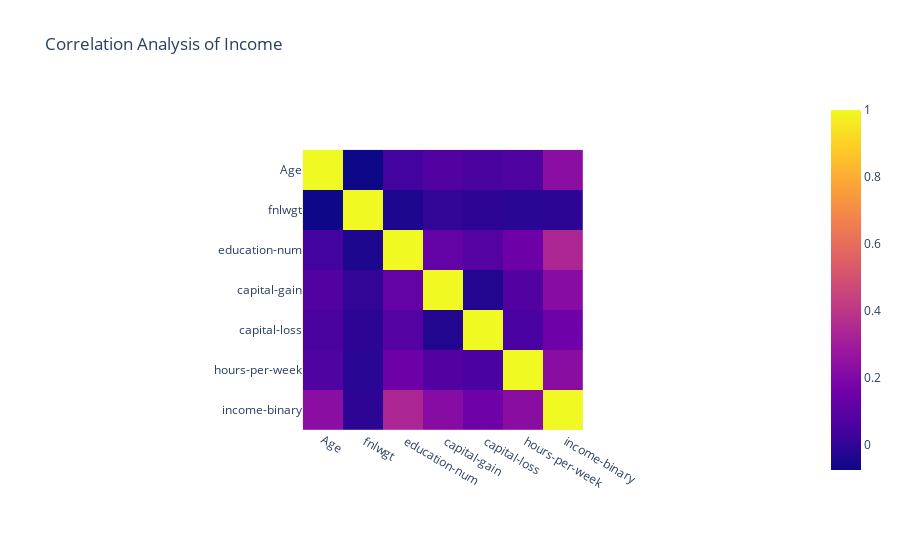

Notebook cell for this chart:
### Markdown cell above
Exploratory Data Analysis

### Code cell
px.imshow(df.corr(), title="Correlation Analysis of Income")

### Figure 1 — Plotly figure (JSON) as saved in the notebook; plotly's stock layout.template omitted (floating-point values rounded to 4 significant figures)
{"data": [{"coloraxis": "coloraxis", "hovertemplate": "x: %{x}<br>y: %{y}<br>color: %{z}<extra></extra>", "name": "0", "type": "heatmap", "x": ["Age", " fnlwgt", " education-num", " capital-gain", " capital-loss", " hours-per-week", " income-binary"], "xaxis": "x", "y": ["Age", " fnlwgt", " education-num", " capital-gain", " capital-loss", " hours-per-week", " income-binary"], "yaxis": "y", "z": [[1, -0.07665, 0.03653, 0.07767, 0.05777, 0.06876, 0.234], [-0.07665, 1, -0.04319, 0.0004319, -0.01025, -0.01877, -0.009463], [0.03653, -0.04319, 1, 0.1226, 0.07992, 0.1481, 0.3352], [0.07767, 0.0004319, 0.1226, 1, -0.03162, 0.07841, 0.2233], [0.05777, -0.01025, 0.07992, -0.03162, 1, 0.05426, 0.1505], [0.06876, -0.01877, 0.1481, 0.07841, 0.05426, 1, 0.2297], [0.234, -0.009463, 0.3352, 0.2233, 0.1505, 0.2297, 1]]}], "layout": {"autosize": true, "coloraxis": {"colorscale": [[0, "#0d0887"], [0.1111, "#46039f"], [0.2222, "#7201a8"], [0.3333, "#9c179e"], [0.4444, "#bd3786"], [0.5556, "#d8576b"], [0.6667, "#ed7953"], [0.7778, "#fb9f3a"], [0.8889, "#fdca26"], [1, "#f0f921"]]}, "title": {"text": "Correlation Analysis of Income"}, "xaxis": {"anchor": "y", "autorange": true, "constrain": "domain", "domain": [0.3068, 0.6932], "range": [-0.5, 6.5], "scaleanchor": "y", "type": "category"}, "yaxis": {"anchor": "x", "autorange": true, "constrain": "domain", "domain": [0, 1], "range": [6.5, -0.5], "type": "category"}}}
